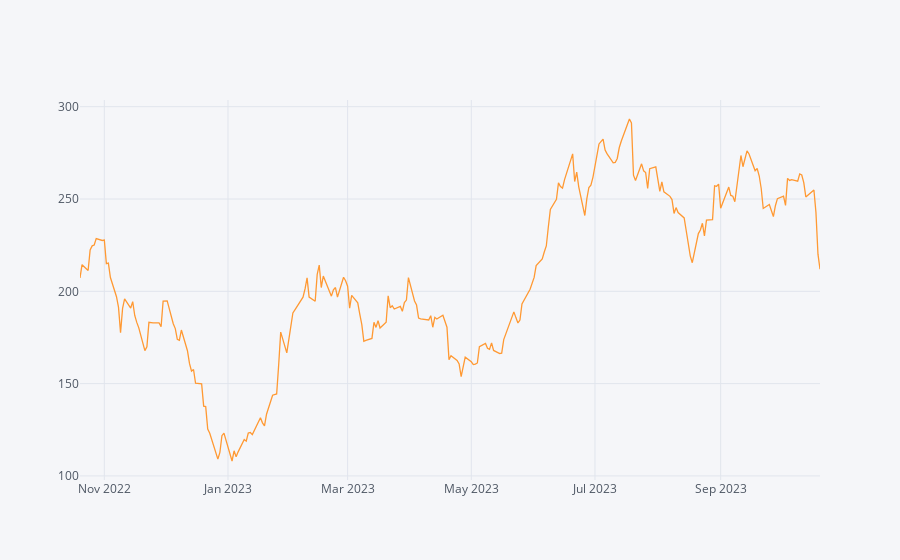

The notebook cell saved with this chart:
### Code cell
symbol['Adj Close'].iplot()

### Figure 1 — Plotly figure (JSON) as saved in the notebook; plotly's stock layout.template omitted (floating-point values rounded to 4 significant figures; data arrays with more than 128 entries replaced by an {"elided": "..."} marker saying what was removed)
{"data": [{"line": {"color": "rgba(255, 153, 51, 1.0)", "dash": "solid", "shape": "linear", "width": 1.3}, "mode": "lines", "name": "Adj Close", "text": "", "type": "scatter", "x": {"elided": "252 str values"}, "y": {"elided": "252 float values"}}], "layout": {"legend": {"bgcolor": "#F5F6F9", "font": {"color": "#4D5663"}}, "paper_bgcolor": "#F5F6F9", "plot_bgcolor": "#F5F6F9", "title": {"font": {"color": "#4D5663"}}, "xaxis": {"gridcolor": "#E1E5ED", "showgrid": true, "tickfont": {"color": "#4D5663"}, "title": {"font": {"color": "#4D5663"}, "text": ""}, "zerolinecolor": "#E1E5ED"}, "yaxis": {"gridcolor": "#E1E5ED", "showgrid": true, "tickfont": {"color": "#4D5663"}, "title": {"font": {"color": "#4D5663"}, "text": ""}, "zerolinecolor": "#E1E5ED"}}}
